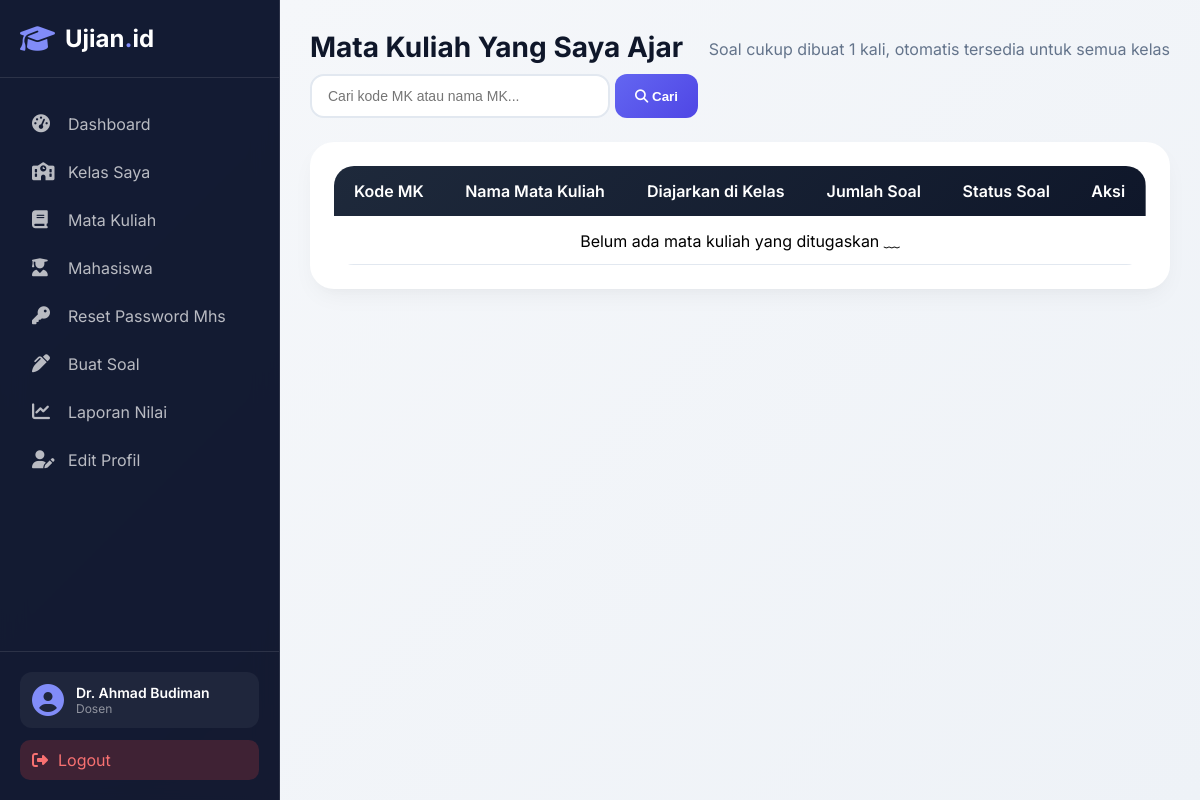
The app's page /dosen/matakuliah/index.php (signed in), older data.
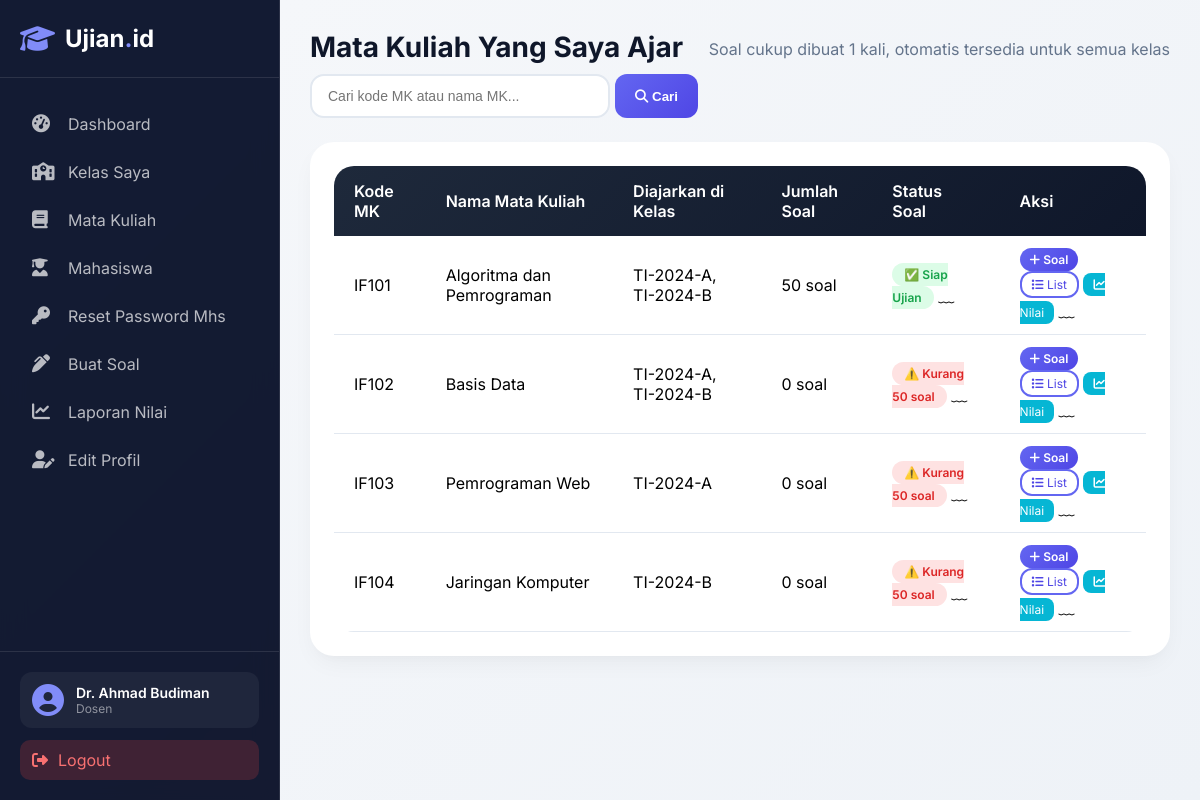
The same page, newer data.
### tables this page shows
CREATE TABLE `mata_kuliah_induk` (
  `id` int(11) NOT NULL AUTO_INCREMENT,
  `kode_mk` varchar(20) NOT NULL,
  `nama_mk` varchar(100) NOT NULL,
  `created_at` timestamp NOT NULL DEFAULT current_timestamp(),
  PRIMARY KEY (`id`),
  UNIQUE KEY `kode_mk` (`kode_mk`)
);

### dosen/matakuliah/index.php (the view, shortened to what this page needs)
<?php
include '../../config/database.php';
$dosen_id = $_SESSION['user_id'];
$search = isset($_GET['search']) ? mysqli_real_escape_string($conn, trim($_GET['search'])) : '';
$query = "
    SELECT DISTINCT
        mki.id as mk_induk_id,
        mki.kode_mk,
        mki.nama_mk,
        (SELECT COUNT(*) FROM soal WHERE mk_induk_id = mki.id) as jumlah_soal,
        GROUP_CONCAT(DISTINCT k.nama_kelas SEPARATOR ', ') as daftar_kelas
    FROM mata_kuliah_induk mki
    JOIN mata_kuliah mk ON mk.mk_induk_id = mki.id
    JOIN kelas k ON mk.kelas_id = k.id
    WHERE k.dosen_id = $dosen_id
";
$query .= " GROUP BY mki.id ORDER BY mki.kode_mk";
$matakuliah = mysqli_query($conn, $query);
include '../../includes/header.php';
?>
<div class="page-header">
    <h1 class="page-title">Mata Kuliah Yang Saya Ajar</h1>
    <p class="page-subtitle">Soal cukup dibuat 1 kali, otomatis tersedia untuk semua kelas</p>
    <div style="display: flex; gap: 10px; margin-top: 10px;">
        <form method="GET" style="display: flex; gap: 5px;">
            <input type="text" name="search" class="form-control" placeholder="Cari kode MK atau nama MK..."
                   value="<?= htmlspecialchars($search) ?>" style="width: 300px;">
            <button type="submit" class="btn-primary"><i class="fas fa-search"></i> Cari</button>
        </form>
    </div>
</div>
<div class="card-modern">
    <table class="table-modern">
        <thead>
            <tr>
                <th>Kode MK</th>
                <th>Nama Mata Kuliah</th>
                <th>Diajarkan di Kelas</th>
                <th>Jumlah Soal</th>
                <th>Status Soal</th>
                <th>Aksi</th>
            </tr>
        </thead>
        <tbody>
            <?php if(mysqli_num_rows($matakuliah) > 0): ?>
                <?php while($mk = mysqli_fetch_assoc($matakuliah)): ?>
                <tr>
                    <td><?= htmlspecialchars($mk['kode_mk']) ?> </td>
                    <td><?= htmlspecialchars($mk['nama_mk']) ?> </td>
                    <td><?= htmlspecialchars($mk['daftar_kelas']) ?> </td>
                    <td><?= $mk['jumlah_soal'] ?> soal </td>
                    <td>
                        <?php if($mk['jumlah_soal'] >= 50): ?>
                            <span class="badge badge-success">✅ Siap Ujian</span>
                        <?php else: ?>
                            <span class="badge badge-danger">⚠️ Kurang <?= 50 - $mk['jumlah_soal'] ?> soal</span>
                        <?php endif; ?>
                     ﹏
                    <td>
                        <a href="../soal/tambah.php?mk_induk_id=<?= $mk['mk_induk_id'] ?>" class="btn-primary" style="padding:4px 10px;font-size:12px;"><i class="fas fa-plus"></i> Soal</a>
                        <a href="../soal/list.php?mk_induk_id=<?= $mk['mk_induk_id'] ?>" class="btn-outline" style="padding:4px 10px;font-size:12px;"><i class="fas fa-list"></i> List</a>
                        <a href="../laporan/nilai_perkelas.php?mk_induk_id=<?= $mk['mk_induk_id'] ?>" class="btn-info" style="padding:4px 10px;font-size:12px;background:#06b6d4;color:white;border-radius:8px;text-decoration:none;"><i class="fas fa-chart-line"></i> Nilai</a>
                     ﹏
                </tr>
                <?php endwhile; ?>
            <?php else: ?>
                <tr>
                    <td colspan="6" style="text-align:center">Belum ada mata kuliah yang ditugaskan ﹏
                </tr>
            <?php endif; ?>
        </tbody>
    </table>
</div>
<?php include '../../includes/footer.php'; ?>

Row changes from the older to the newer data that the page shows:
added mata_kuliah_induk: kode_mk "IF101", nama_mk "Algoritma dan Pemrograman", daftar_kelas "TI-2024-A, TI-2024-B", jumlah_soal "50", shows "✅ Siap Ujian"
added mata_kuliah_induk: kode_mk "IF102", nama_mk "Basis Data", daftar_kelas "TI-2024-A, TI-2024-B", jumlah_soal "0", jumlah_soal "50"
added mata_kuliah_induk: kode_mk "IF103", nama_mk "Pemrograman Web", daftar_kelas "TI-2024-A", jumlah_soal "0", jumlah_soal "50"
added mata_kuliah_induk: kode_mk "IF104", nama_mk "Jaringan Komputer", daftar_kelas "TI-2024-B", jumlah_soal "0", jumlah_soal "50"
Text that changed along with them:
text no longer shown: "Belum ada mata kuliah yang ditugaskan ﹏"
